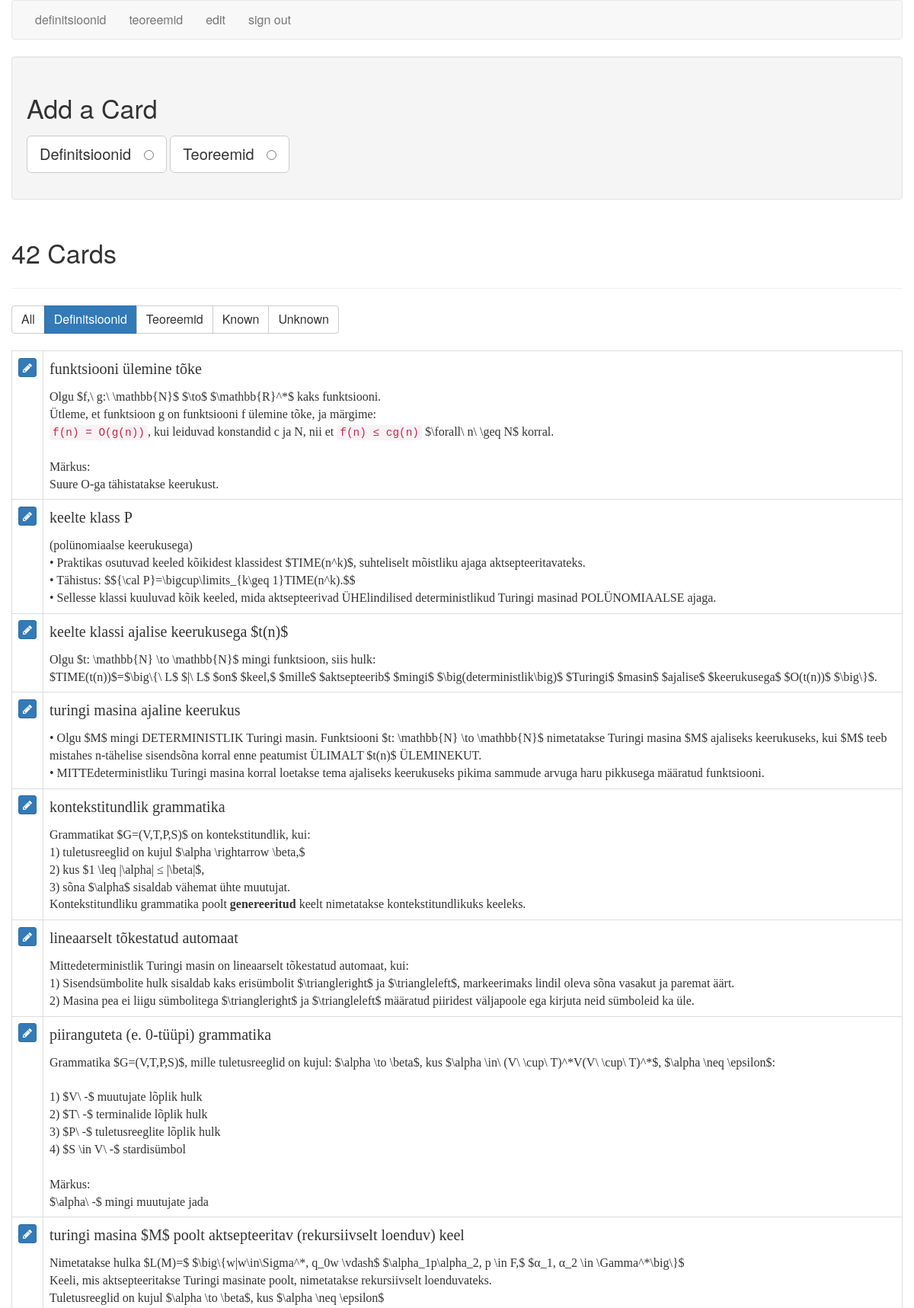
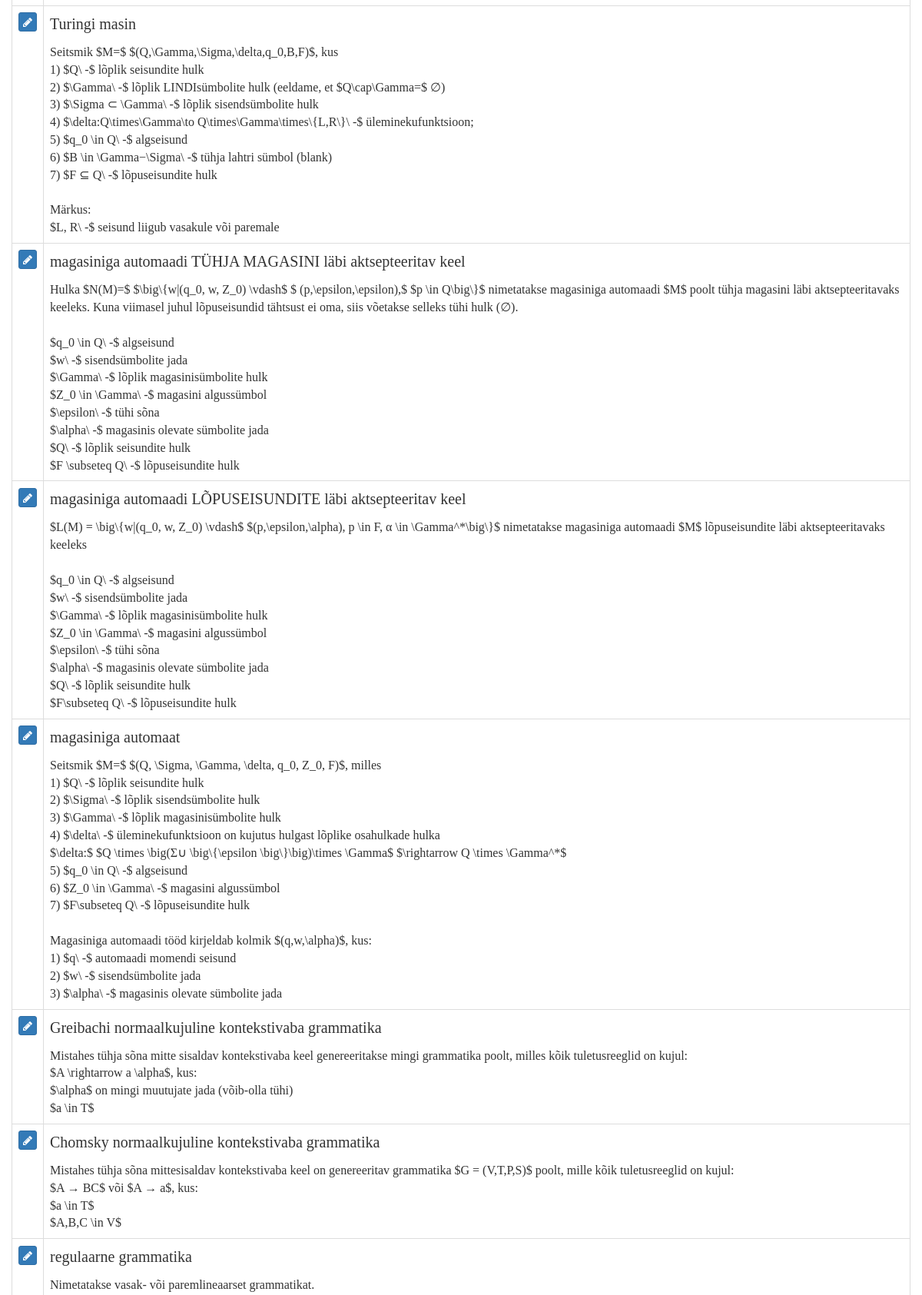
The app's page /filter_cards/general (signed in, upper part) with its own data (2 pictures, top to bottom).
### tables this page shows
CREATE TABLE cards (
  id integer primary key autoincrement,
  type tinyint not null, /* 1 for vocab, 2 for code */
  front text not null,
  back text not null,
  known boolean default 0
);

### flash_cards.py (the view)
@app.route('/filter_cards/<filter_name>')
def filter_cards(filter_name):
    if not session.get('logged_in'):
        return redirect(url_for('login'))
    filters = {
        "all": "where 1 = 1",
        "general": "where type = 1",
        "code": "where type = 2",
        "known": "where known = 1",
        "unknown": "where known = 0",
    }
    query = filters.get(filter_name)
    if not query:
        return redirect(url_for('cards'))
    db = get_db()
    fullquery = "SELECT id, type, front, back, known FROM cards " + query + " ORDER BY id DESC"
    cur = db.execute(fullquery)
    cards = cur.fetchall()
    return render_template('cards.html', cards=cards, filter_name=filter_name)

### flash_cards.py (called while the page is built)
def connect_db():
    rv = sqlite3.connect(app.config['DATABASE'])
    rv.row_factory = sqlite3.Row
    return rv

def get_db():
    if not hasattr(g, 'sqlite_db'):
        g.sqlite_db = connect_db()
    return g.sqlite_db

### templates/cards.html (shortened to what this page needs)
{% extends "layout.html" %}
{% block body %}
    <div class="well editPanel">
        <h2>Add a Card</h2>
        <form action="{{ url_for('add_card') }}" method="post" class="cardForm">
            <div class="form-group">
                <label for="general" class="toggleButton btn btn-default btn-lg">Definitsioonid &nbsp;
                    <input type="radio" name="type" value="1" id="general"/>
                </label>
                <label for="code" class="toggleButton btn btn-default btn-lg">Teoreemid &nbsp;
                    <input type="radio" name="type" value="2" id="code"/>
                </label>
            </div>
        </form>
    </div>
    <div class="page-header">
        <h2>{{ cards|length }} Card{{ '' if (cards|length == 1) else 's' }}</h2>
    </div>
    <div class="btn-group btn-group-md" role="group" aria-label="filters">
        <a href="{{ url_for('filter_cards', filter_name="all") }}"
           class="btn btn-{{ "primary" if filter_name == "all" else "default" }}">All</a>
        <a href="{{ url_for('filter_cards', filter_name="general") }}"
           class="btn btn-{{ "primary" if filter_name == "general" else "default" }}">Definitsioonid</a>
        <a href="{{ url_for('filter_cards', filter_name="code") }}"
           class="btn btn-{{ "primary" if filter_name == "code" else "default" }}">Teoreemid</a>
        <a href="{{ url_for('filter_cards', filter_name="known") }}"
           class="btn btn-{{ "primary" if filter_name == "known" else "default" }}">Known</a>
        <a href="{{ url_for('filter_cards', filter_name="unknown") }}"
           class="btn btn-{{ "primary" if filter_name == "unknown" else "default" }}">Unknown</a>
    </div>
    <br/>
    <br/>
    <table class="table table-bordered">
        {% for card in cards %}
            <tr>
                <td>
                    <a href="{{ url_for('edit', card_id=card.id) }}" class="btn btn-xs btn-primary"><i
                            class="fa fa-pencil" aria-hidden="true"></i></a>
                </td>
                <td class="cardContent">
                    <h4>
                        {% if card.type == 1 %}
                            {{ card.front }}
                        {% else %}
                            Teoreem:&nbsp;{{ card.front }}
                        {% endif %}
                    </h4>
                    {{ card.back|replace("\n", "<br />")|safe }}
                </td>
            </tr>
        {% else %}
            <tr>
                <td>
                    <em>No cards to show.</em>
                </td>
            </tr>
        {% endfor %}
    </table>
{% endblock %}

### static/style.css (style rules this page uses)
.cardContent, h4 { font-family: Georgia, "Times New Roman", Times, serif; }
.cardContent h4 { margin-top: 0; }

### records on screen
cards: front "funktsiooni ülemine tõke", back "Olgu $f,\\ g:\\ \\mathbb{N}$ $\\to$ $\\mathbb{R}^*$ kaks funktsiooni. Ütleme, et funktsioon g on funktsiooni f ülemine tõke, ja märgime: f(n) = O(g(n)) , kui leiduvad konstandid c ja N, nii et f(n) ≤ cg(n) $\\forall\\ n\\ \\geq N$ korral. Märkus: Suure O-ga tähistatakse keerukust."
cards: front "keelte klass P", back "(polünomiaalse keerukusega) • Praktikas osutuvad keeled kõikidest klassidest $TIME(n^k)$, suhteliselt mõistliku ajaga aktsepteeritavateks. • Tähistus: $${\\cal P}=\\bigcup\\limits_{k\\geq 1}TIME(n^k).$$ • Sellesse klassi kuuluvad kõik keeled, mida aktsepteerivad ÜHElindilised deterministlikud Turingi masinad POLÜNOMIAALSE ajaga."
cards: front "keelte klassi ajalise keerukusega $t(n)$", back "Olgu $t: \\mathbb{N} \\to \\mathbb{N}$ mingi funktsioon, siis hulk: $TIME(t(n))$=$\\big\\{\\ L$ $|\\ L$ $on$ $keel,$ $mille$ $aktsepteerib$ $mingi$ $\\big(deterministlik\\big)$ $Turingi$ $masin$ $ajalise$ $keerukusega$ $O(t(n))$ $\\big\\}$."
cards: front "turingi masina ajaline keerukus", back "• Olgu $M$ mingi DETERMINISTLIK Turingi masin. Funktsiooni $t: \\mathbb{N} \\to \\mathbb{N}$ nimetatakse Turingi masina $M$ ajaliseks keerukuseks, kui $M$ teeb mistahes n-tähelise sisendsõna korral enne peatumist ÜLIMALT $t(n)$ ÜLEMINEKUT. • MITTEdeterministliku Turingi masina korral loetakse tema ajaliseks keerukuseks pikima sammude arvuga haru pikkusega määratud funktsiooni."
cards: front "kontekstitundlik grammatika", back "Grammatikat $G=(V,T,P,S)$ on kontekstitundlik, kui: 1) tuletusreeglid on kujul $\\alpha \\rightarrow \\beta,$ 2) kus $1 \\leq |\\alpha| ≤ |\\beta|$, 3) sõna $\\alpha$ sisaldab vähemat ühte muutujat. Kontekstitundliku grammatika poolt genereeritud keelt nimetatakse kontekstitundlikuks keeleks."
cards: front "lineaarselt tõkestatud automaat", back "Mittedeterministlik Turingi masin on lineaarselt tõkestatud automaat, kui: 1) Sisendsümbolite hulk sisaldab kaks erisümbolit $\\triangleright$ ja $\\triangleleft$, markeerimaks lindil oleva sõna vasakut ja paremat äärt. 2) Masina pea ei liigu sümbolitega $\\triangleright$ ja $\\triangleleft$ määratud piiridest väljapoole ega kirjuta neid sümboleid ka üle."
cards: front "piiranguteta (e. 0-tüüpi) grammatika", back "Grammatika $G=(V,T,P,S)$, mille tuletusreeglid on kujul: $\\alpha \\to \\beta$, kus $\\alpha \\in\\ (V\\ \\cup\\ T)^*V(V\\ \\cup\\ T)^*$, $\\alpha \\neq \\epsilon$: 1) $V\\ -$ muutujate lõplik hulk 2) $T\\ -$ terminalide lõplik hulk 3) $P\\ -$ tuletusreeglite lõplik hulk 4) $S \\in V\\ -$ stardisümbol Märkus: $\\alpha\\ -$ mingi muutujate jada"
cards: front "turingi masina $M$ poolt aktsepteeritav (rekursiivselt loenduv) keel", back "Nimetatakse hulka $L(M)=$ $\\big\\{w|w\\in\\Sigma^*, q_0w \\vdash$ $\\alpha_1p\\alpha_2, p \\in F,$ $α_1, α_2 \\in \\Gamma^*\\big\\}$ Keeli, mis aktsepteeritakse Turingi masinate poolt, nimetatakse rekursiivselt loenduvateks. Tuletusreeglid on kujul $\\alpha \\to \\beta$, kus $\\alpha \\neq \\epsilon$"
cards: front "Turingi masin", back "Seitsmik $M=$ $(Q,\\Gamma,\\Sigma,\\delta,q_0,B,F)$, kus 1) $Q\\ -$ lõplik seisundite hulk 2) $\\Gamma\\ -$ lõplik LINDIsümbolite hulk (eeldame, et $Q\\cap\\Gamma=$ ∅) 3) $\\Sigma ⊂ \\Gamma\\ -$ lõplik sisendsümbolite hulk 4) $\\delta:Q\\times\\Gamma\\to Q\\times\\Gamma\\times\\{L,R\\}\\ -$ üleminekufunktsioon; 5) $q_0 \\in Q\\ -$ algseisund 6) $B \\in \\Gamma−\\Sigma\\ -$ tühja lahtri sümbol (blank) 7) $F ⊆ Q\\ -$ lõpuseisundite hulk Märkus: $L, R\\ -$ seisund liigub vasakule või paremale"
cards: front "magasiniga automaadi TÜHJA MAGASINI läbi aktsepteeritav keel", back "Hulka $N(M)=$ $\\big\\{w|(q_0, w, Z_0) \\vdash$ $ (p,\\epsilon,\\epsilon),$ $p \\in Q\\big\\}$ nimetatakse magasiniga automaadi $M$ poolt tühja magasini läbi aktsepteeritavaks keeleks. Kuna viimasel juhul lõpuseisundid tähtsust ei oma, siis võetakse selleks tühi hulk (∅). $q_0 \\in Q\\ -$ algseisund $w\\ -$ sisendsümbolite jada $\\Gamma\\ -$ lõplik magasinisümbolite hulk $Z_0 \\in \\Gamma\\ -$ magasini algussümbol $\\epsilon\\ -$ tühi sõna $\\alpha\\ -$ magasinis olevate sümbolite jada $Q\\ -$ lõplik seisundite hulk $F \\subseteq Q\\ -$ lõpuseisundite hulk"
cards: front "magasiniga automaadi LÕPUSEISUNDITE läbi aktsepteeritav keel", back "$L(M) = \\big\\{w|(q_0, w, Z_0) \\vdash$ $(p,\\epsilon,\\alpha), p \\in F, α \\in \\Gamma^*\\big\\}$ nimetatakse magasiniga automaadi $M$ lõpuseisundite läbi aktsepteeritavaks keeleks $q_0 \\in Q\\ -$ algseisund $w\\ -$ sisendsümbolite jada $\\Gamma\\ -$ lõplik magasinisümbolite hulk $Z_0 \\in \\Gamma\\ -$ magasini algussümbol $\\epsilon\\ -$ tühi sõna $\\alpha\\ -$ magasinis olevate sümbolite jada $Q\\ -$ lõplik seisundite hulk $F\\subseteq Q\\ -$ lõpuseisundite hulk"
cards: front "magasiniga automaat", back "Seitsmik $M=$ $(Q, \\Sigma, \\Gamma, \\delta, q_0, Z_0, F)$, milles 1) $Q\\ -$ lõplik seisundite hulk 2) $\\Sigma\\ -$ lõplik sisendsümbolite hulk 3) $\\Gamma\\ -$ lõplik magasinisümbolite hulk 4) $\\delta\\ -$ üleminekufunktsioon on kujutus hulgast lõplike osahulkade hulka $\\delta:$ $Q \\times \\big(Σ∪ \\big\\{\\epsilon \\big\\}\\big)\\times \\Gamma$ $\\rightarrow Q \\times \\Gamma^*$ 5) $q_0 \\in Q\\ -$ algseisund 6) $Z_0 \\in \\Gamma\\ -$ magasini algussümbol 7) $F\\subseteq Q\\ -$ lõpuseisundite hulk Magasiniga automaadi tööd kirjeldab kolmik $(q,w,\\alpha)$, kus: 1) $q\\ -$ automaadi momendi seisund 2) $w\\ -$ sisendsümbolite jada 3) $\\alpha\\ -$ magasinis olevate sümbolite jada"
cards: front "Greibachi normaalkujuline kontekstivaba grammatika", back "Mistahes tühja sõna mitte sisaldav kontekstivaba keel genereeritakse mingi grammatika poolt, milles kõik tuletusreeglid on kujul: $A \\rightarrow a \\alpha$, kus: $\\alpha$ on mingi muutujate jada (võib-olla tühi) $a \\in T$"
cards: front "Chomsky normaalkujuline kontekstivaba grammatika", back "Mistahes tühja sõna mittesisaldav kontekstivaba keel on genereeritav grammatika $G = (V,T,P,S)$ poolt, mille kõik tuletusreeglid on kujul: $A → BC$ või $A → a$, kus: $a \\in T$ $A,B,C \\in V$"
cards: front "regulaarne grammatika", back "Nimetatakse vasak- või paremlineaarset grammatikat."

### other values on screen
{{ cards|length }} "42"
{{ '' if (cards|length == 1) else 's' }} "s"
